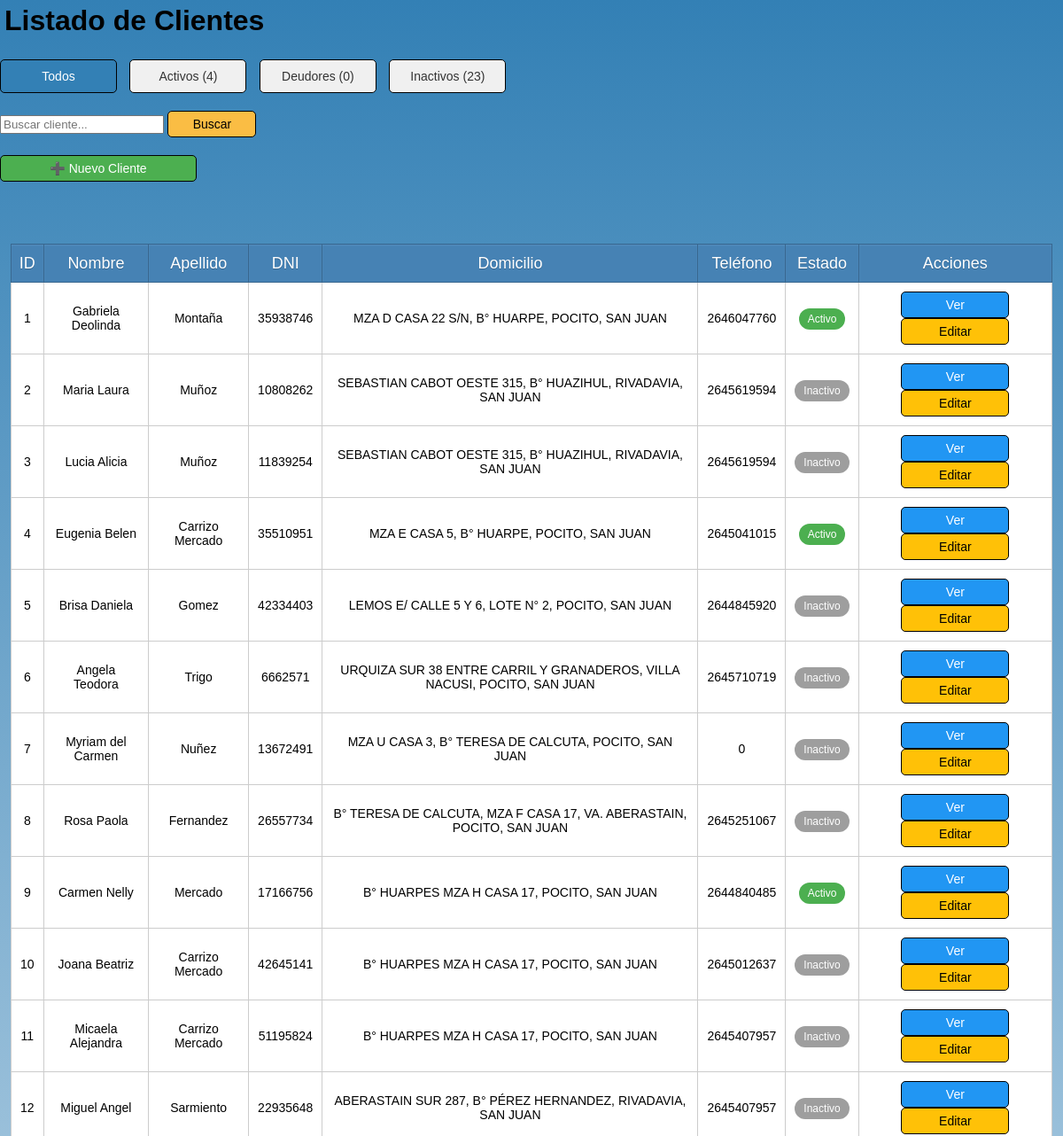
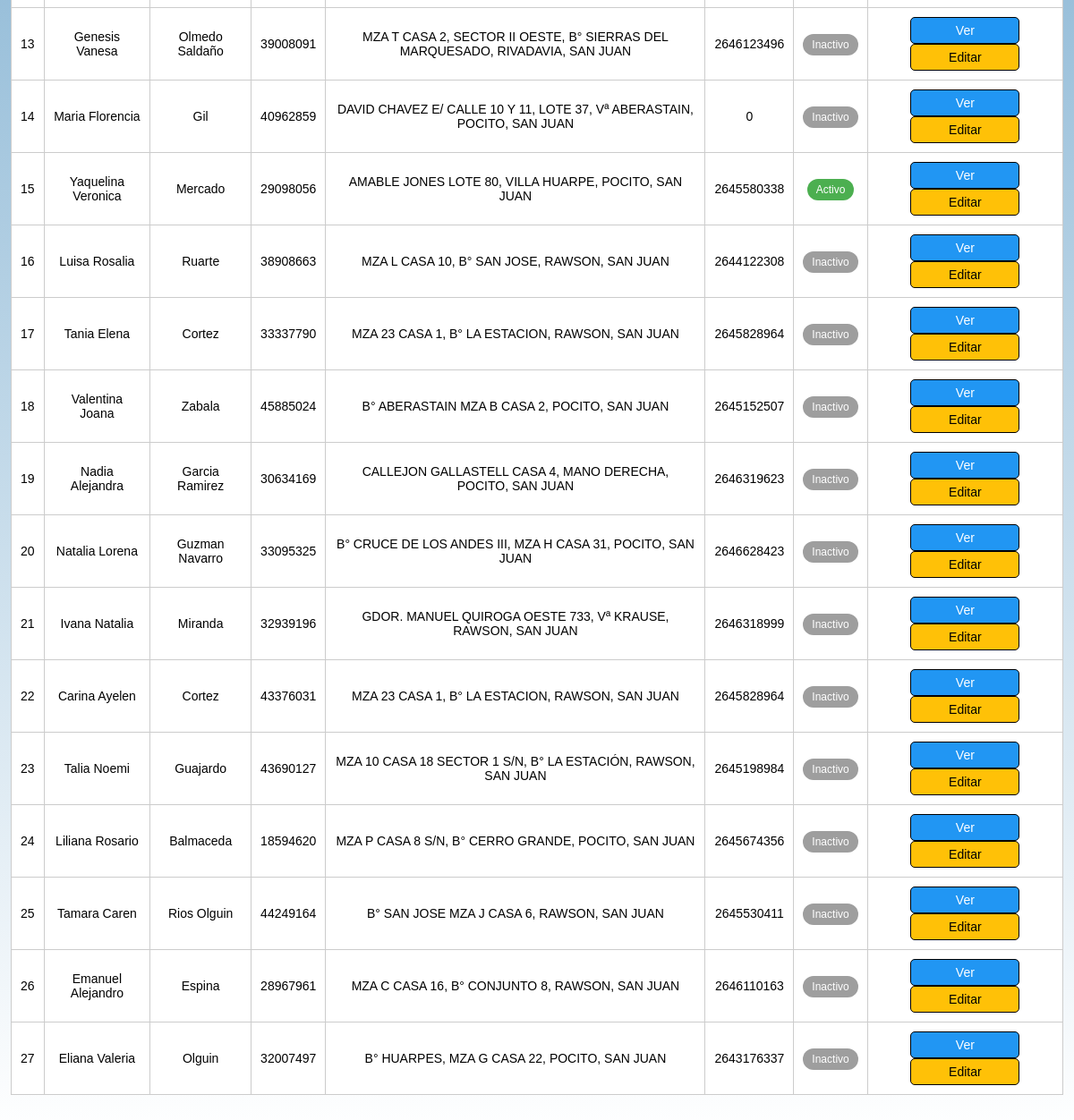
The app's page /src/modules/clientes/index_clientes.php, older data (2 pictures, top to bottom).
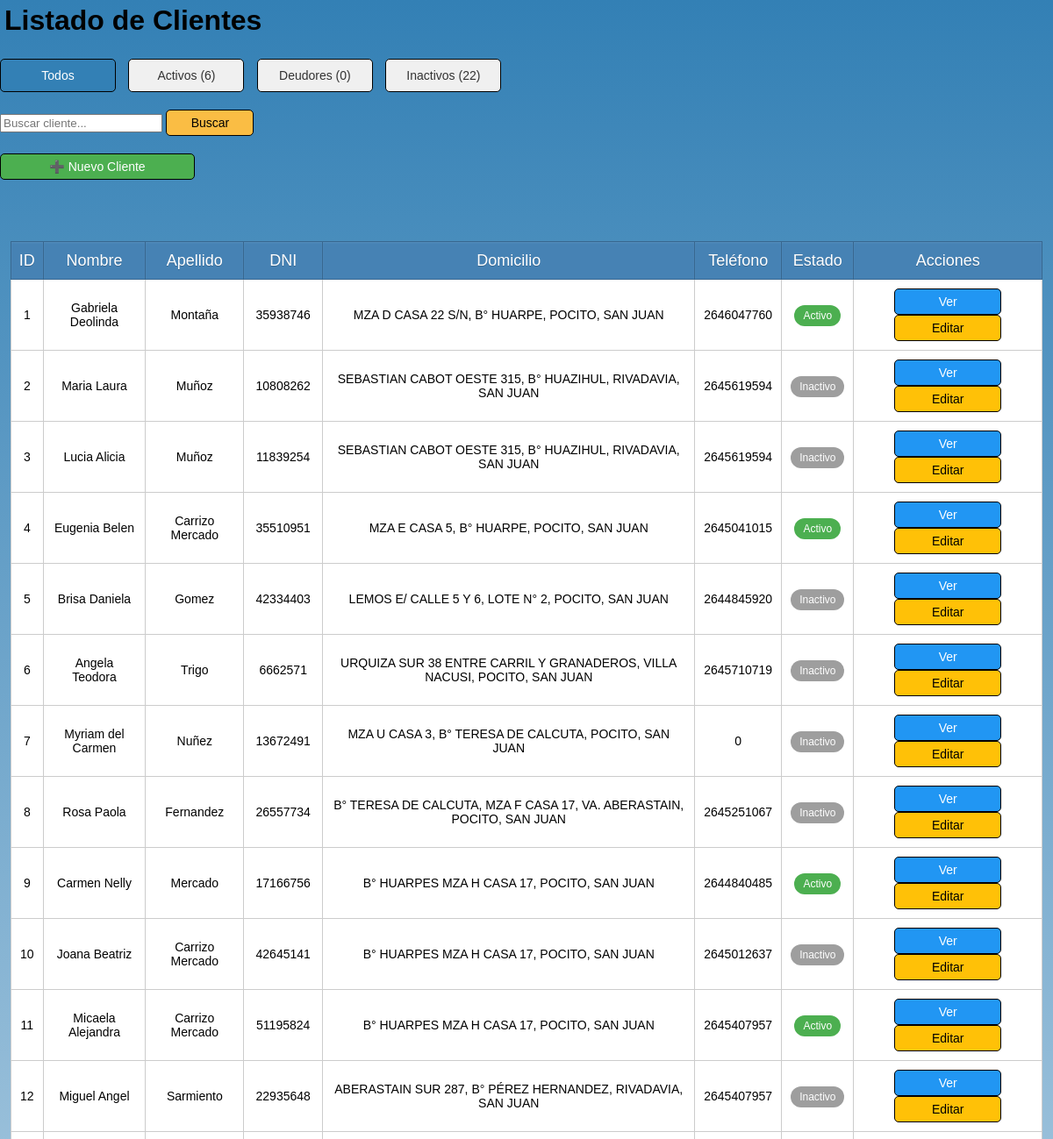
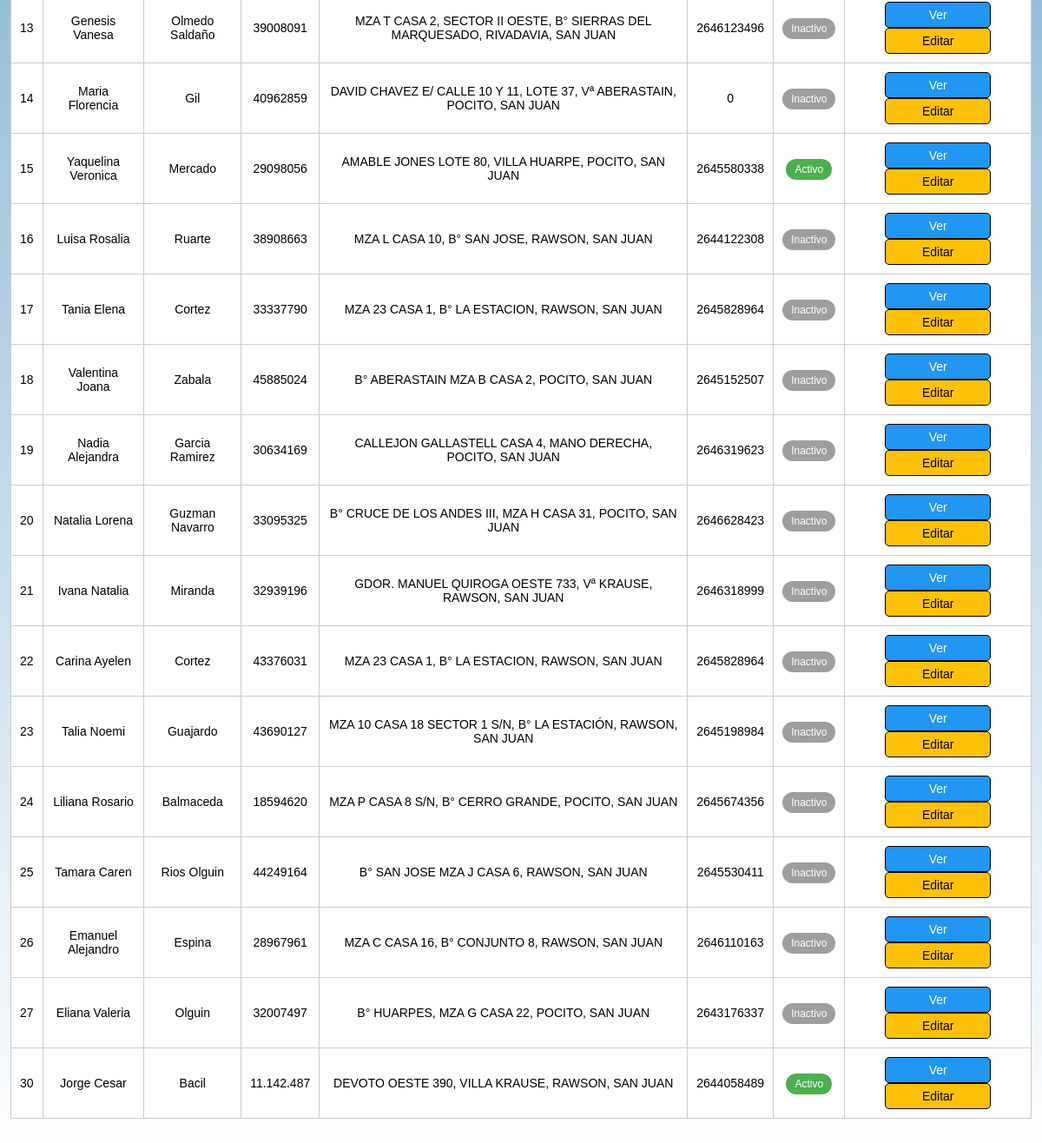
The same page, newer data (2 pictures, top to bottom).
### tables this page shows
CREATE TABLE `clientes` (
  `id_cliente` int(10) UNSIGNED NOT NULL,
  `nombre` text NOT NULL,
  `apellido` text NOT NULL,
  `dni` varchar(20) NOT NULL,
  `domicilio` varchar(100) NOT NULL,
  `telefono` varchar(20) NOT NULL,
  `estado` enum('Activo','Deudor','Inactivo') NOT NULL
);

### src/modules/clientes/index_clientes.php (the view, shortened to what this page needs)
<?php
require_once '../../config/database.php';
$buscar = isset($_GET['buscar']) ? trim($_GET['buscar']) : '';
$estado = isset($_GET['estado']) ? $_GET['estado'] : '';
$query = "SELECT id_cliente, nombre, apellido, dni, domicilio, telefono, estado
          FROM clientes
          WHERE 1";
$result = $conn->query($query);
?>
<!DOCTYPE html>
<html lang="es">
<head>
    <link rel="stylesheet" href="../../../style/style.css">
</head>
<body>
    <h1>Listado de Clientes</h1>
    <div class="filtros-estado">
        <a href="index_clientes.php" class="<?php echo empty($estado) ? 'activo' : ''; ?>">Todos</a>
        <a href="index_clientes.php?estado=Activo" class="<?php echo $estado == 'Activo' ? 'activo' : ''; ?>">Activos (<?php echo contar_clientes('Activo'); ?>)</a>
        <a href="index_clientes.php?estado=Deudor" class="<?php echo $estado == 'Deudor' ? 'activo' : ''; ?>">Deudores (<?php echo contar_clientes('Deudor'); ?>)</a>
        <a href="index_clientes.php?estado=Inactivo" class="<?php echo $estado == 'Inactivo' ? 'activo' : ''; ?>">Inactivos (<?php echo contar_clientes('Inactivo'); ?>)</a>
    </div>
    <form action="index_clientes.php" method="GET">
        <input type="text" name="buscar" placeholder="Buscar cliente..." value="<?php echo htmlspecialchars($buscar); ?>">
        <button type="submit">Buscar</button>
    </form>
    <a href="registrar_cliente.php" class="nuevo-cliente">➕ Nuevo Cliente</a>
    <table>
        <thead>
            <tr>
                <th>ID</th>
                <th>Nombre</th>
                <th>Apellido</th>
                <th>DNI</th>
                <th>Domicilio</th>
                <th>Teléfono</th>
                <th>Estado</th>
                <th>Acciones</th>
            </tr>
        </thead>
        <tbody>
            <?php if ($result->num_rows > 0): ?>
                <?php while ($cliente = $result->fetch_assoc()): ?>
                    <tr class="estado-<?php echo strtolower($cliente['estado']); ?>">
                        <td><?php echo $cliente['id_cliente']; ?></td>
                        <td><?php echo htmlspecialchars($cliente['nombre']); ?></td>
                        <td><?php echo htmlspecialchars($cliente['apellido']); ?></td>
                        <td><?php echo $cliente['dni']; ?></td>
                        <td><?php echo htmlspecialchars($cliente['domicilio']); ?></td>
                        <td><?php echo $cliente['telefono']; ?></td>
                        <td>
                            <span class="badge-estado <?php echo strtolower($cliente['estado']); ?>">
                                <?php echo $cliente['estado']; ?>
                            </span>
                        </td>
                        <td>
                        <a href="detalle_cliente.php?id_cliente=<?php echo $cliente['id_cliente']; ?>" class="btn-ver">Ver</a>
                            <a href="editar_cliente.php?id_cliente=<?php echo $cliente['id_cliente']; ?>" class="btn-editar">Editar</a>
                        </td>
                    </tr>
                <?php endwhile; ?>
            <?php else: ?>
                <tr>
                    <td colspan="8" class="sin-resultados">No se encontraron clientes</td>
                </tr>
            <?php endif; ?>
        </tbody>
    </table>
</body>
</html>
<?php
function contar_clientes($estado)
{
    global $conn;
    $query = "SELECT COUNT(*) AS total FROM clientes WHERE estado = '" . $conn->real_escape_string($estado) . "'";
    $result = $conn->query($query);
    return $result->fetch_assoc()['total'];
}
?>

### style/style.css (style rules this page uses)
body { background: linear-gradient(to bottom, #3380B5, white); font-family: sans-serif; margin: 0; padding: 0; height: 100%; width: 100%; display: flex; flex-direction: column; }
table { text-align: center; width: 98%; border-collapse: collapse; border: 1px solid black; margin: 50px auto; background: white; }
th { background: steelblue; height: 40px; font-weight: lighter; text-shadow: 0 1px 0 #38678f; color: white; border: 1px solid #38678f; box-shadow: inset 0px 1px 2px #568ebd; transition: all 0.2s; font-size: 18px; }
tr { border-bottom: 1px solid #cccccc; width: 100%; }
td { border: 1px solid #cccccc; padding: 10px; transition: all 0.2s; font-size: 14px; }
a, input[type="submit"], button { font-size: 14px; text-align: center; width: 100px; display: inline-block; background-color: #FABD44; padding: 6px 10px; border-radius: 5px; text-decoration: none; color: black; border: 1px solid black; cursor: pointer; }
h1 { font-family: sans-serif; margin: 5px; }
.filtros-estado { margin: 20px 0; }
.filtros-estado a { padding: 10px 15px; margin-right: 10px; border-radius: 5px; text-decoration: none; background: #f0f0f0; color: #333; transition: all 0.3s; }
.filtros-estado a.activo { background: #3380B5; color: white; }
.badge-estado { padding: 5px 10px; border-radius: 15px; font-size: 12px; }
.badge-estado.activo { background: #4CAF50; color: white; }
.badge-estado.inactivo { background: #9E9E9E; color: white; }
.btn-editar { background: #FFC107 !important; }
.btn-ver { background: #2196F3 !important; color: white !important; }
.nuevo-cliente { display: block; width: 200px; margin: 20px 0; background: #4CAF50 !important; color: white !important; }
.activo { background-color: #d4edda; color: #155724; }

Row changes from the older to the newer data that the page shows:
changed clientes "Micaela Alejandra": estado "Inactivo" → "Activo"
added clientes: id_cliente "30", nombre "Jorge Cesar", apellido "Bacil", dni "11.142.487", domicilio "DEVOTO OESTE 390, VILLA KRAUSE, RAWSON, SAN JUAN", telefono "2644058489", estado "Activo"
Text that changed along with them:
contar_clientes('Activo'): "4" → "6"
contar_clientes('Inactivo'): "23" → "22"
